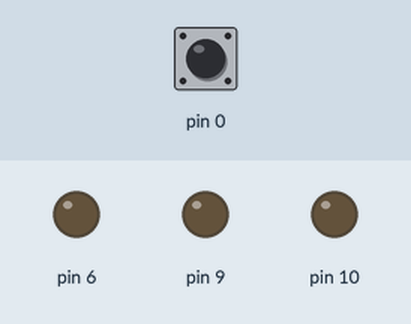
Recording of a sketch running on a simulated Arduino Uno, built with avr-gcc and run on an emulated ATmega328P. Shown: output pins drawn as LEDs (lit = HIGH). The inputs (shaded band) are chosen by the test bench; at power-on: pin 0 HIGH.

Above: at 1.2 s.
1.3 s: pin 0 pulled LOW for 0.15 s
At 1.37 s:
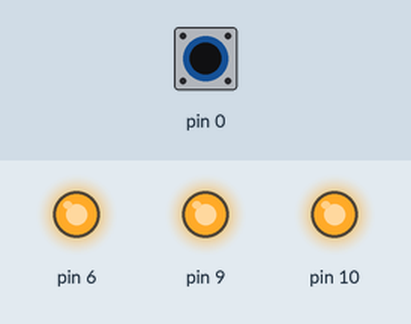
2.9 s: pin 0 pulled LOW for 3.2 s
At 6.8 s:
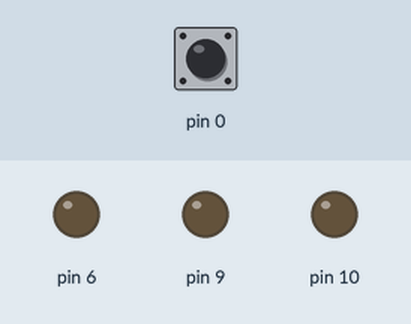
Timing chart, 0 to 8.3 s (numbered marks = the images above; inputs shaded):
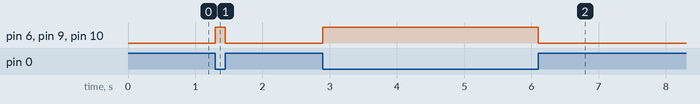

Measured:
- after the input at 1.3 s, pin 6, pin 9, pin 10: LOW → HIGH at once, → LOW 0.15 s later
- after the input at 2.9 s, pin 6, pin 9, pin 10: LOW → HIGH at once, → LOW 3.2 s later

The sketch:

OneButton3LEDsWithSFRs.ino
```cpp
// #define PIN_LED_RED 10
// #define PIN_LED_YELLOW		9
// #define PIN_LED_GREEN		6

// #define PRESSED 0
// #define UNPRESSED 1

// #define PIN_PUSHBUTTON_BLUE	0

void setup()
{
  DDRB |= _BV(DDB2); //pinMode(PIN_LED_RED, OUTPUT);   // Output = 1, Input = 0
  DDRB |= _BV(DDB1); // pinMode(PIN_LED_YELLOW, OUTPUT);
  DDRD |= _BV(DDD6); // pinMode(PIN_LED_GREEN, OUTPUT);

  // Another option:
  // DDRB = 0x06;  // Set pins 1 and 2 as outputs, others as inputs
  // DDRD = 0x40;  // Set pin 6 as an output, others as inputs

  // Takes 2 lines to do this library function // pinMode(PIN_PUSHBUTTON_BLUE, INPUT_PULLUP);
  DDRD &= ~_BV(DDD0);   // Make it an input explicitly even though this is the default.
  PORTD |= _BV(PORTD0); // Make it a pull UP resistor enabled
}

void loop()
{
  // if (digitalRead(PIN_PUSHBUTTON_BLUE) == PRESSED) {
  // if (!digitalRead(PIN_PUSHBUTTON_BLUE))
  //if (!(PIND & 0x01))
  // if (!(PIND & _BV(PIND0)))
  if (bit_is_clear(PIND, PIND0))
  {
    // Other ways that work.
    //PORTB = PORTB | B00000100;
    // PORTB = PORTB | 0x04;
    // PORTB |= 0x04;
    // PORTB |= (1 << PORTB2);
    PORTB |= _BV(PORTB2); //replaces digitalWrite(PIN_LED_RED, HIGH);
    PORTB |= _BV(PORTB1); // digitalWrite(PIN_LED_YELLOW, HIGH);
    PORTD |= _BV(PORTD6); // digitalWrite(PIN_LED_GREEN, HIGH);
  }
  else
  {
    // PORTB = PORTB & B11111011;
    PORTB &= ~_BV(PORTB2); //digitalWrite(PIN_LED_RED, LOW);
    PORTB &= ~_BV(PORTB1); // digitalWrite(PIN_LED_YELLOW, LOW);
    PORTD &= ~_BV(PORTD6); // digitalWrite(PIN_LED_GREEN, LOW);
  }
}
```
